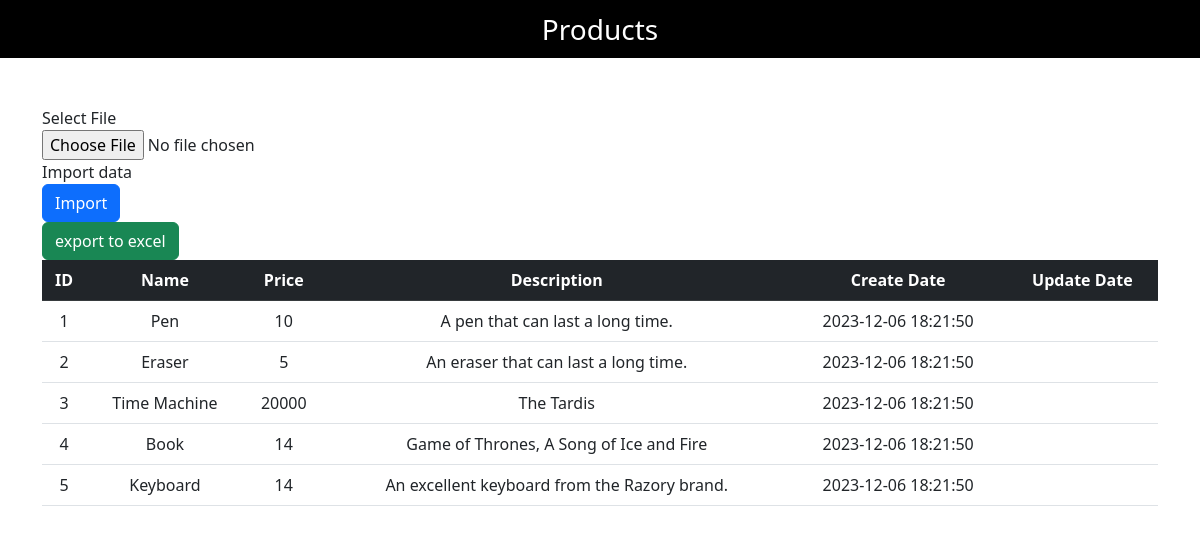
The page / on the database its author committed.
### tables this page shows
CREATE TABLE `products` (
  `id` int(11) NOT NULL,
  `p_name` varchar(20) NOT NULL,
  `p_price` int(10) NOT NULL,
  `p_description` varchar(50) NOT NULL,
  `create_date` datetime DEFAULT NULL,
  `update_date` datetime DEFAULT NULL
);

### index.php (the view, shortened to what this page needs)
<?php
include "db_conn.php";
?>
<!DOCTYPE html>
<html lang="en">
<head>
  <link href="https://cdn.jsdelivr.net/npm/bootstrap@5.2.3/dist/css/bootstrap.min.css" rel="stylesheet">
  <link rel="stylesheet" href="https://cdnjs.cloudflare.com/ajax/libs/font-awesome/6.4.0/css/all.min.css" />
</head>
<body>
  <nav class="navbar navbar-light justify-content-center fs-3 mb-5" style="background-color: black; color: white;">
    Products
  </nav>
  <form class="form-horizontal" action="functions.php" method="post" name="upload_excel" enctype="multipart/form-data">
  <div class="container">
    <table class="table table-hover text-center">
      <thead class="table-dark">
        <tr>
          <th scope="col">ID</th>
          <th scope="col">Name</th>
          <th scope="col">Price</th>
          <th scope="col">Description</th>
          <th scope="col">Create Date</th>
          <th scope="col">Update Date </th>
        </tr>
      </thead>
      <tbody>
        <?php
        $sql = "SELECT * FROM products";
        $result = mysqli_query($conn, $sql);
        while ($row = mysqli_fetch_assoc($result))
        {
        ?>
          <tr>
            <td><?php echo $row["id"] ?></td>
            <td><?php echo $row["p_name"] ?></td>
            <td><?php echo $row["p_price"] ?></td>
            <td><?php echo $row["p_description"] ?></td>
            <td><?php echo $row["create_date"] ?></td>
            <td><?php echo $row["update_date"] ?></td>
          </tr>
        <?php
        }
        ?>
        <fieldset>
                        <div class="form-group">
                            <label class="col-md-4 control-label" for="filebutton">Select File</label>
                            <div class="col-md-4">
                                <input type="file" name="file" id="file" class="input-large">
                            </div>
                        </div>
                        <div class="form-group">
                            <label class="col-md-4 control-label" for="singlebutton">Import data</label>
                            <div class="col-md-4">
                                <button type="submit" id="submit" name="Import" class="btn btn-primary button-loading" data-loading-text="Loading...">Import</button>
                            </div>
                        </div>
        </fieldset>
        <div>
            <form class="form-horizontal" action="functions.php" method="post" name="upload_excel"
                      enctype="multipart/form-data">
                  <div class="form-group">
                            <div class="col-md-4 col-md-offset-4">
                                <input type="submit" name="Export" class="btn btn-success" value="export to excel"/>
                            </div>
                   </div>
            </form>
        </div>
      </tbody>
    </table>
  </div>
</body>
</html>

### rows shown on the page
products: id "1", p_name "Pen", p_price "10", p_description "A pen that can last a long time.", create_date "2023-12-06 18:21:50"
products: id "2", p_name "Eraser", p_price "5", p_description "An eraser that can last a long time.", create_date "2023-12-06 18:21:50"
products: id "3", p_name "Time Machine", p_price "20000", p_description "The Tardis", create_date "2023-12-06 18:21:50"
products: id "4", p_name "Book", p_price "14", p_description "Game of Thrones, A Song of Ice and Fire", create_date "2023-12-06 18:21:50"
products: id "5", p_name "Keyboard", p_price "14", p_description "An excellent keyboard from the Razory brand.", create_date "2023-12-06 18:21:50"
